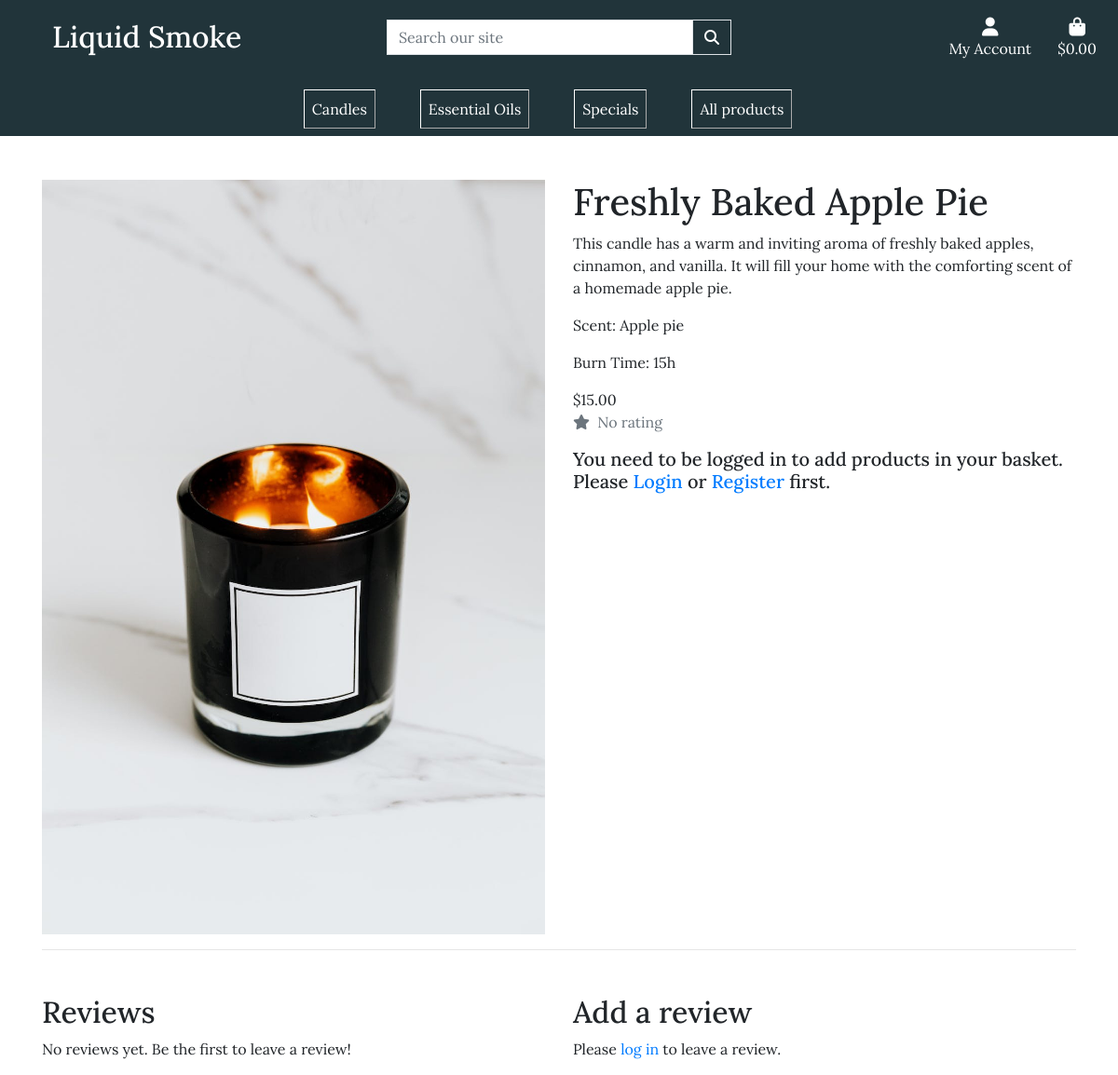
/product/3/, run on an earlier commit of the app's database.
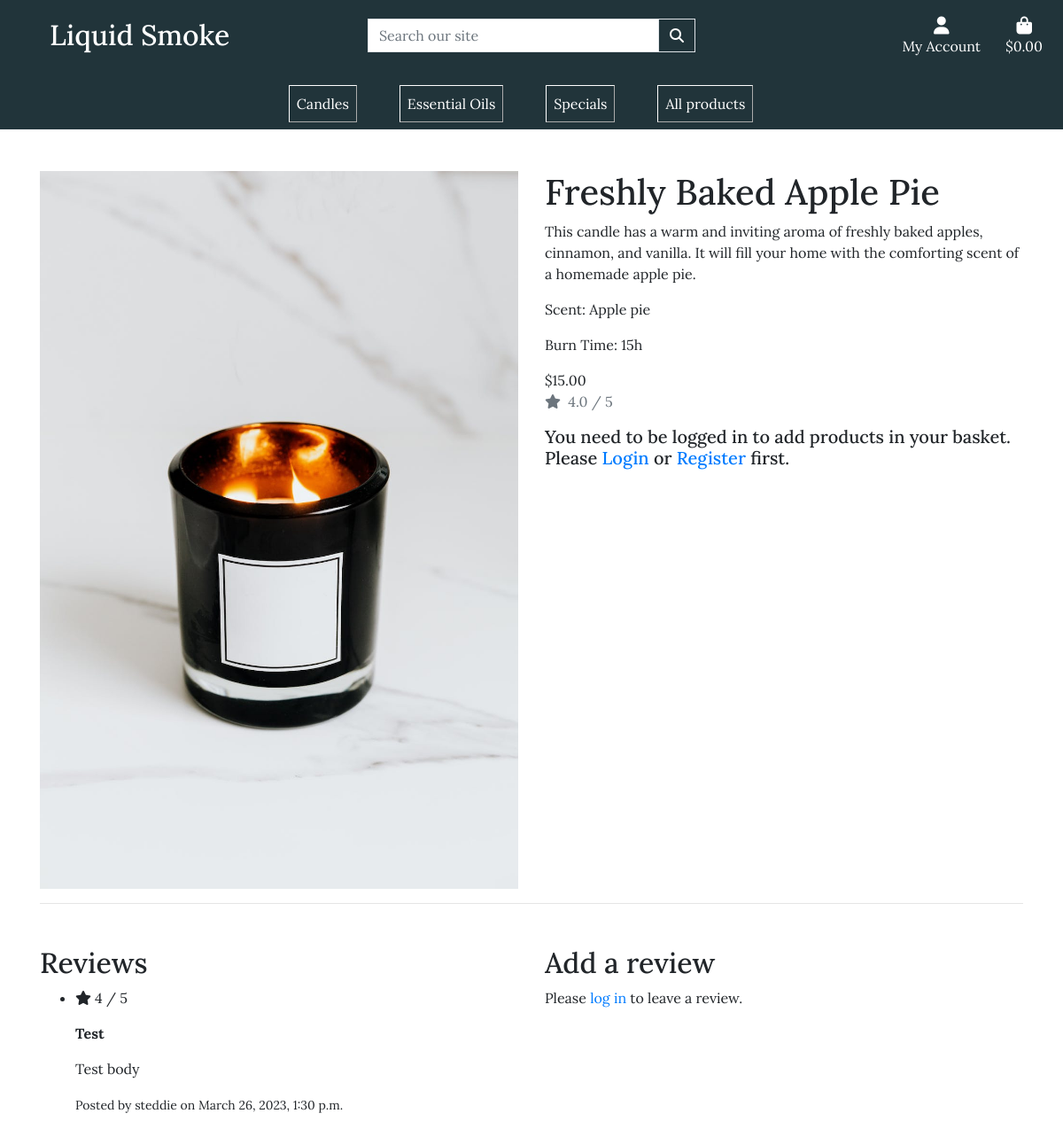
And on a later commit of the database.
### catalog/models.py (models this page shows, shortened)
class Product(models.Model):
    name = models.CharField(max_length=255)
    description = models.TextField()
    price = models.DecimalField(max_digits=6, decimal_places=2)
    discounted_price = models.DecimalField(max_digits=6,
                                           decimal_places=2,
                                           null=True,
                                           blank=True)
    image = models.ImageField(upload_to='product_images/')
    is_available = models.BooleanField(default=True)
    categories = models.ManyToManyField(Category, blank=True)
    class Meta:
        verbose_name_plural = 'products'
    def avg_rating(self):
        reviews = self.reviews.filter(approved=True)
        if reviews.count() > 0:
            return reviews.aggregate(Avg('rating'))['rating__avg']
        else:
            return None

class Candle(Product):
    scent = models.CharField(max_length=255)
    burn_time = models.CharField(max_length=50)

class Review(models.Model):
    product = models.ForeignKey(Product, on_delete=models.CASCADE,
                                related_name='reviews')
    user = models.ForeignKey(User, on_delete=models.CASCADE)
    title = models.CharField(max_length=255)
    body = models.TextField()
    rating = models.IntegerField(
        choices=((1, '1'), (2, '2'), (3, '3'), (4, '4'), (5, '5')))
    created_at = models.DateTimeField(auto_now_add=True)
    updated_at = models.DateTimeField(auto_now=True)
    approved = models.BooleanField(default=False)
    class Meta:
        unique_together = ('product', 'user')

### catalog/views.py (the view)
def product_details(request, product_id):
    product = get_object_or_404(Product, pk=product_id)
    if request.method == 'POST':
        if 'review_form' in request.POST:
            form = ReviewForm(request.POST)
            if form.is_valid():
                review = Review(
                    product=product,
                    user=request.user,
                    title=form.cleaned_data['title'],
                    body=form.cleaned_data['body'],
                    rating=form.cleaned_data['rating']
                )
                review.save()
        else:
            form = ReviewForm()
    else:
        form = ReviewForm()
    reviews = Review.objects.filter(product=product, approved=True)
    context = {
        'product': product,
        'reviews': reviews,
        'form': form,
    }
    return render(request, 'home/product_details.html', context)

### catalog/forms.py
class ReviewForm(forms.ModelForm):
    class Meta:
        model = Review
        fields = ('title', 'body', 'rating')
        labels = {
            'title': 'Title',
            'body': 'Body',
            'rating': 'Rating',
        }
        widgets = {
            'title': forms.TextInput(attrs={'class': 'form-control'}),
            'body': forms.Textarea(attrs={'class': 'form-control'}),
            'rating': forms.Select(attrs={'class': 'form-control'}),
        }

### catalog/templates/home/product_details.html (shortened to what this page needs)
{% extends 'base.html' %}
{% load custom_filters %}
{% load crispy_forms_tags %}
{% block content %}
<div class="container my-5">
    <div class="row">
        <div class="col-md-6">
            <img src="{{ product.image.url }}" alt="{{ product.name }}" class="img-fluid">
        </div>
        <div class="col-md-6">
            <h1>{{ product.name }}</h1>
            <p>{{ product.description }}</p>
            {% if product.candle %}
            <p class="card-text">Scent: {{ product.candle.scent }}</p>
            <p class="card-text">Burn Time: {{ product.candle.burn_time }}</p>
            {% elif product.essentialoil %}
            <p class="card-text">Scent: {{ product.essentialoil.scent }}</p>
            <p class="card-text">Volume: {{ product.essentialoil.volume }}</p>
            {% endif %}
            {% if product.discounted_price %}
            <del>${{ product.price }}</del> <span class="discount">${{ product.discounted_price }}</span>
            {% else %}
            ${{ product.price }}
            {% endif %}
            <p class="text-muted">
                <i class="fas fa-star mr-1"></i>
                {% if product.avg_rating %}
                  {{ product.avg_rating|floatformat:1 }} / 5
                {% else %}
                  No rating
                {% endif %}
              </p>
            {% if request.user.is_authenticated %}
            <form method="POST" action="{% url 'add_to_basket' product.id %}">
                {% csrf_token %}
                <input type="hidden" name="product_id" value="{{ product.id }}">
                <label for="quantity">Quantity:</label>
                <select id="quantity" name="quantity">
                    {% for i in 10|make_range:1 %}
                    <option value="{{ i }}">{{ i }}</option>
                    {% endfor %}
                </select>
                <button type="submit" class="btn btn-primary">Add to Basket</button>
            </form>
            {% else %}
            <h5>You need to be logged in to add products in your basket. Please <a href="{% url 'account_login' %}">Login</a> or <a href="{% url 'account_signup' %}">Register</a> first.</h5>
            {% endif %}
        </div>
    </div>
    <hr>
    <div class="row my-5">
        <div class="col-md-6">
            <h2>Reviews</h2>
            {% if reviews %}
                <ul>
                    {% for review in reviews %}
                        <li>
                            <p><i class="fas fa-star mr-1"></i>{{ review.rating }} / 5</p>
                            <p><strong>{{ review.title }}</strong></p>
                            <p>{{ review.body }}</p>
                            <small>Posted by {{ review.user.username }} on {{ review.created_at }}</small>
                        </li>
                    {% endfor %}
                </ul>
            {% else %}
                <p>No reviews yet. Be the first to leave a review!</p>
            {% endif %}
        </div>
        <div class="col-md-6">
            <h2>Add a review</h2>
            {% if request.user.is_authenticated %}
            <form method="POST" action="">
                {% csrf_token %}
                <div class="form-group">
                    <label for="id_title">Title</label>
                    <input type="text" class="form-control" id="id_title" name="title" required>
                </div>
                <div class="form-group">
                    <label for="id_body">Body</label>
                    <textarea class="form-control" id="id_body" name="body" rows="3" required></textarea>
                </div>
                <div class="form-group">
                    <label for="id_rating">Rating</label>
                    <select class="form-control" id="id_rating" name="rating" required>
                        {% for i in 5|make_range:1 %}
                        <option value="{{ i }}">{{ i }}</option>
                        {% endfor %}
                    </select>
                </div>
                <button type="submit" class="btn btn-primary" name="review_form">Submit</button>
            </form>
            {% else %}
            <p>Please <a href="{% url 'account_login' %}">log in</a> to leave a review.</p>
            {% endif %}
        </div>
    </div>
</div>
{% endblock %}

### templates/base.html (shortened to what this page needs)
{% load static %}
<!doctype html>
<html lang="en">
<head>
  {% block corecss %}
  <link rel="stylesheet" href="https://cdn.jsdelivr.net/npm/bootstrap@4.6.2/dist/css/bootstrap.min.css"
>
  <link rel="stylesheet" href="{% static 'css/base.css' %}">
  {% endblock %}
</head>
<body>
  <header class="container-fluid fixed-top bg-nav">
    <div id="topnav" class="row pt-lg-2 d-none d-lg-flex">
      <div class="col-12 col-lg-4 my-auto pl-5 py-lg-0 text-center text-lg-left">
        <a href="{% url 'home' %}" class="nav-link logo">
          <h2 class="text-white my-0">Liquid Smoke</h2>
        </a>
      </div>
      <div class="col-12 col-lg-4 my-auto py-1 py-lg-0">
        <form method="GET" action="{% url 'products' %}">
          <div class="input-group w-100">
            <input class="form-control border border-black rounded-0" type="text" name="q"
              placeholder="Search our site">
            <div class="input-group-append">
              <button class="form-control btn btn-black border border-black rounded-0" type="submit">
                <span class="icon">
                  <i class="fas fa-search text-white"></i>
                </span>
              </button>
            </div>
          </div>
        </form>
      </div>
      <div class="col-12 col-lg-4 my-auto py-1 py-lg-0">
        <ul class="list-inline list-unstyled text-center text-lg-right my-0">
          <li class="list-inline-item dropdown">
            <a class="text-black nav-link" href="#" id="user-options" data-toggle="dropdown" aria-haspopup="true"
              aria-expanded="false">
              <div class="text-center">
                <div><i class="fas fa-user fa-lg text-white"></i></div>
                <p class="my-0 text-white">My Account</p>
              </div>
            </a>
          </li>
          <li class="list-inline-item">
            <a class="{% if grand_total %}text-info font-weight-bold{% else %}text-black{% endif %} nav-link" href="{% url 'view_basket' %}">
              <div class="text-center">
                <div>
                  <i class="fas fa-shopping-bag fa-lg text-white"></i>
                  <p class="my-0 text-white">
                    {% if basket_total %}
                    ${{ basket_total|floatformat:2 }}
                    {% else %}
                        $0.00
                    {% endif %}
                  </p>
                </div>
              </div>
            </a>
          </li>
        </ul>
      </div>
    </div>
    <div class="row">
      <div class="mx-auto">
        <a href="{% url 'home' %}" class="nav-link">
        </a>
      </div>
      <nav class="navbar navbar-expand-lg navbar-light w-100">
        {% include 'includes/desktop-top-header.html' %}
      </nav>
    </div>
  </header>
  {% block content %}
  {% endblock %}
</body>
</html>

### templates/includes/desktop-top-header.html
<div class="collapse navbar-collapse" id="main-nav">
    <ul class="navbar-nav w-auto mx-auto">
        <li class="nav-item dropdown">
            <a class="nav-cat text-white nav-link text-black mr-5" href="{% url 'candles' %}">Candles</a>
        </li>
        <li class="nav-item dropdown">
            <a class="nav-cat text-white nav-link text-black mr-5" href="{% url 'essential_oils' %}">Essential Oils</a>
        </li>
        <li class="nav-item dropdown">
            <a class="nav-cat text-white nav-link text-black mr-5" href="{% url 'specials' %}">Specials</a>
        </li>
        <li class="nav-item dropdown">
            <a class="nav-cat text-white nav-link text-black mr-5" href="{% url 'products' %}">All products</a>
        </li>
    </ul>
</div>

### static/css/base.css (style rules this page uses)
html { height: 100%; scroll-behavior: smooth; }
body { padding-top: 145px; font-family: 'Lora', serif; font-size: 1rem; }
.bg-nav { background: rgb(33, 52, 58); }
.logo { width: fit-content; }
.nav-link { padding: 0.5rem; }
.nav-cat { border: 1px outset white; }

What changed in the data, as far as the page shows it:
shown differently, row unchanged: Product "Freshly Baked Apple Pie": avg_rating (not shown) → "4.0"
added Review: rating "4", title "Test", body "Test body", user.username "steddie", created_at "March 26, 2023, 1:30 p.m."
Also different on the page:
text no longer shown: "No rating No reviews yet. Be the first to leave a review!"
text now shown: "/ 5"
